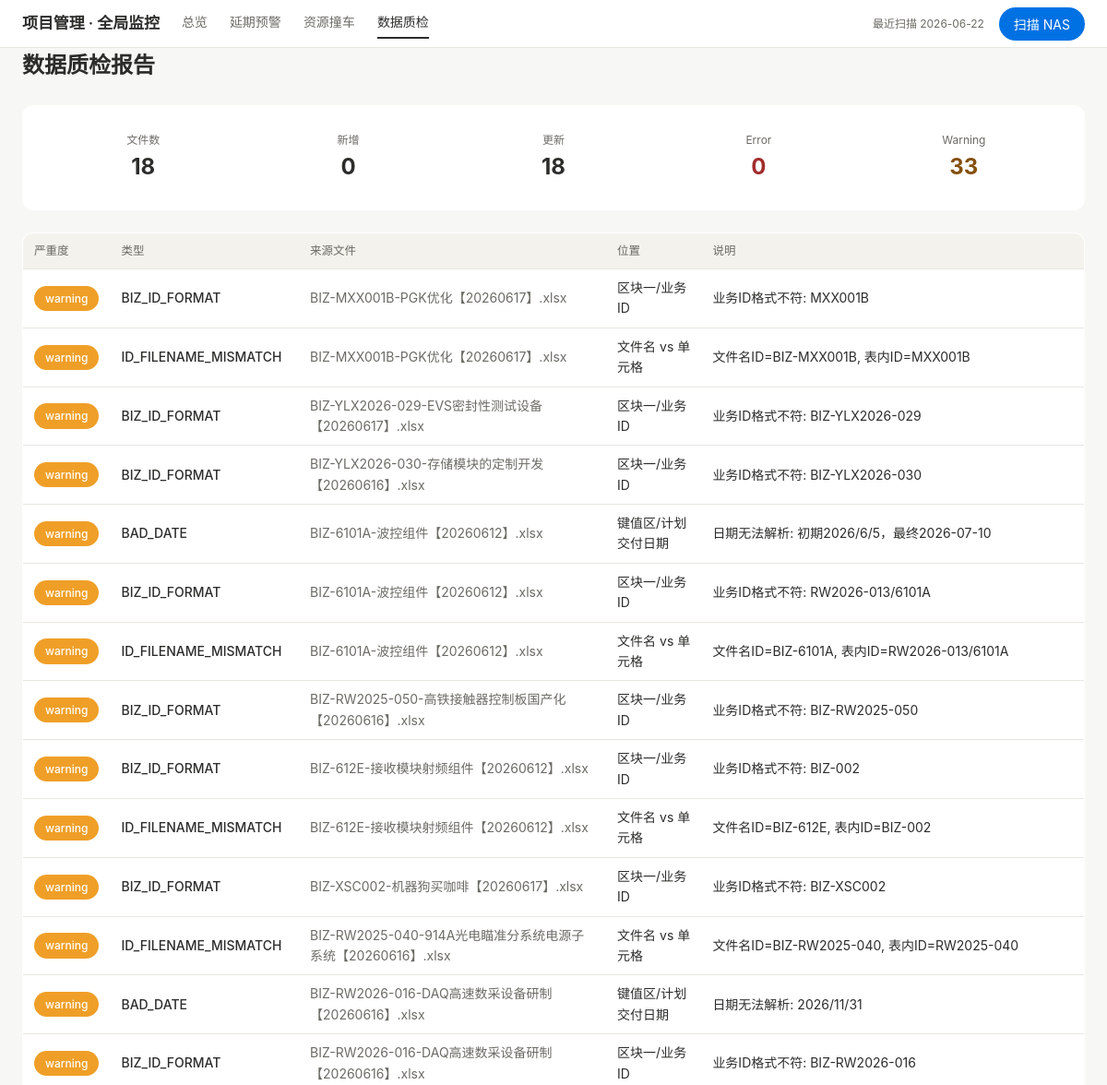
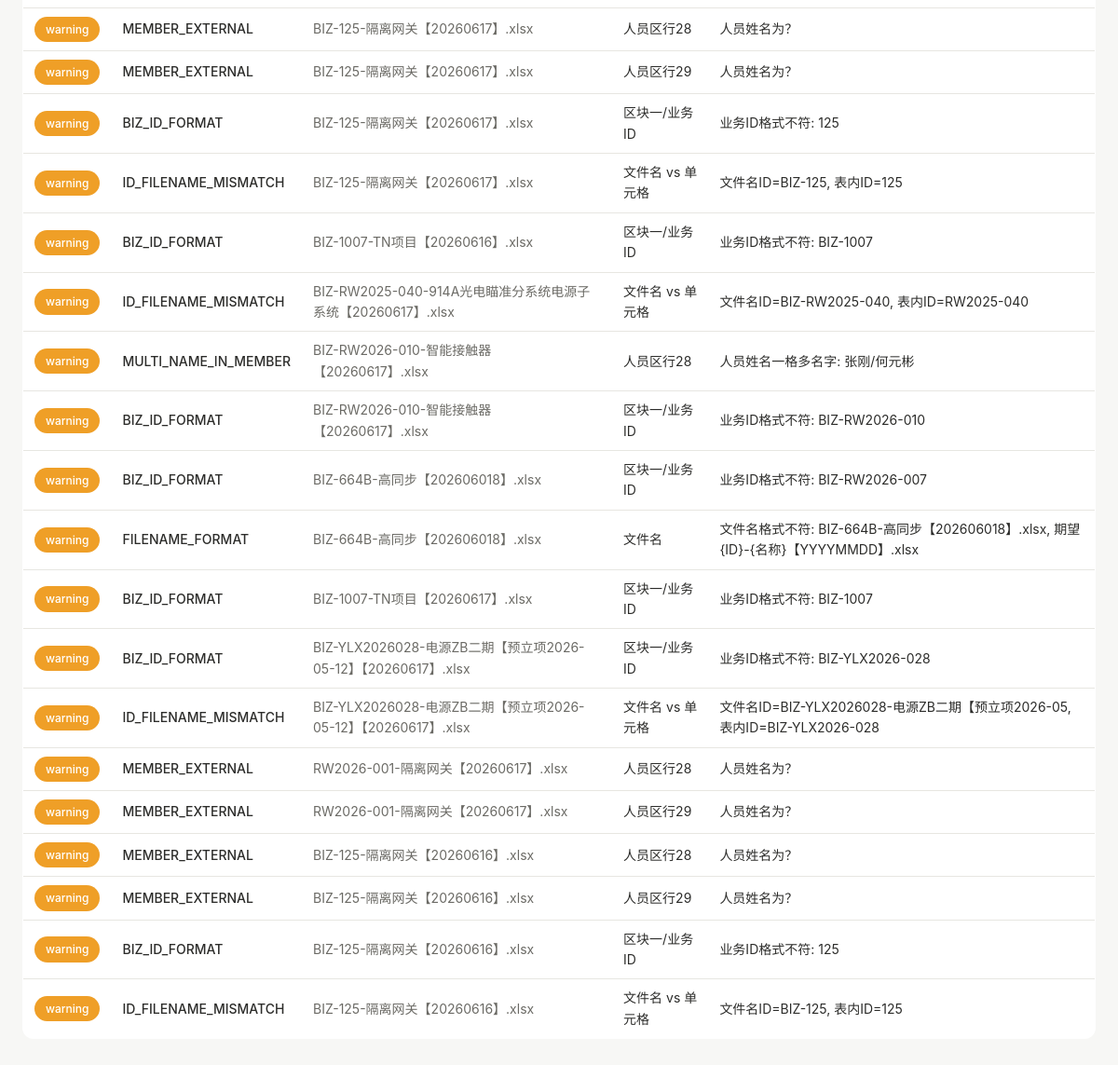
Page /qc on the committed database (2 pictures, top to bottom).
### tables this page shows
CREATE TABLE scan_run (
    run_id      INTEGER PRIMARY KEY AUTOINCREMENT,
    started_at  TEXT,
    finished_at TEXT,
    files_total INTEGER,
    inserted    INTEGER,
    updated     INTEGER,
    skipped     INTEGER,
    qc_errors   INTEGER,
    qc_warnings INTEGER
);

CREATE TABLE qc_issue (
    run_id          INTEGER,
    biz_id          TEXT,
    snap_date       TEXT,
    source_filename TEXT,
    severity        TEXT,
    issue_type      TEXT,
    location        TEXT,
    message         TEXT,
    detected_at     TEXT
);

### app/web/routes.py (the view)
@router.get("/qc", response_class=HTMLResponse)
async def qc_page(request: Request):
    db_path = get_db_path()
    issues = get_qc_issues(db_path, latest_run_only=True)
    scan_run = get_last_scan_run(db_path)
    return _render(request, "qc.html", {
        "issues": issues,
        "scan_run": scan_run,
    })

### app/web/templates/qc.html (shortened to what this page needs)
{% extends "base.html" %}
{% block content %}
<h2 class="page-h2">数据质检报告</h2>
{% if scan_run %}
<div class="card-panel mb-6">
  <div class="stats-grid">
    <div><div class="stat-lab">文件数</div><div class="stat-num">{{ scan_run.files_total }}</div></div>
    <div><div class="stat-lab">新增</div><div class="stat-num">{{ scan_run.inserted }}</div></div>
    <div><div class="stat-lab">更新</div><div class="stat-num">{{ scan_run.updated }}</div></div>
    <div><div class="stat-lab">Error</div><div class="stat-num fg-danger">{{ scan_run.qc_errors }}</div></div>
    <div><div class="stat-lab">Warning</div><div class="stat-num fg-warn">{{ scan_run.qc_warnings }}</div></div>
  </div>
</div>
{% endif %}
{% if not issues %}
<div class="card-empty">本次扫描未发现数据问题</div>
{% else %}
<table class="card w-full">
  <thead class="table-hdr-sm"><tr><th>严重度</th><th>类型</th><th>来源文件</th><th>位置</th><th>说明</th></tr></thead>
  <tbody class="t14">
  {% for i in issues %}
  <tr class="table-row-sm">
    <td><span class="pill {{ 'pill-red' if i.severity=='error' else 'pill-amber' }}">{{ i.severity }}</span></td>
    <td class="td-name">{{ i.issue_type }}</td>
    <td class="fg-2">{{ i.source_filename }}</td>
    <td>{{ i.location or '—' }}</td>
    <td>{{ i.message }}</td>
  </tr>
  {% endfor %}
  </tbody>
</table>
{% endif %}
{% endblock %}

### app/web/templates/base.html (shortened to what this page needs)
<!DOCTYPE html>
<html lang="zh-CN">
<head>
<link rel="stylesheet" href="/static/app.css">
</head>
<body>
<header class="site-header">
  <div class="flex items-center gap-6 flex-1">
    <a href="/" class="header-brand">项目管理 · 全局监控</a>
    <nav class="header-nav">
      <a href="/" class="nav-link {{ 'active' if request.url.path == '/' else '' }}">总览</a>
      <a href="/delay" class="nav-link {{ 'active' if request.url.path == '/delay' else '' }}">延期预警</a>
      <a href="/resource" class="nav-link {{ 'active' if request.url.path == '/resource' else '' }}">资源撞车</a>
      <a href="/qc" class="nav-link {{ 'active' if request.url.path == '/qc' else '' }}">数据质检</a>
    </nav>
  </div>
  <div class="header-meta">
    {% if scan_run %}
    <span>最近扫描 {{ scan_run.get('finished_at','')[:10] }}</span>
    {% endif %}
    <form method="post" action="/scan" class="m-0">
      <button type="submit" class="btn-primary">扫描 NAS</button>
    </form>
  </div>
</header>
<main class="page-main">
{% block content %}{% endblock %}
</main>
</body>
</html>

### app/web/static/app.css (style rules this page uses)
:root { --bg: #f7f7f5; --surface: #ffffff; --line: #e7e6e1; --line2: #d6d5cf; --text: #2c2c2a; --text2: #6b6a65; --text3: #9a988f; --danger: #a32d2d; --danger-bg: #fcebeb; --warn: #854f0b; --warn-bg: #faeeda; --ok: #0f6e56; --ok-bg: #e1f5ee; --green: #1d9e75; --amber: #ef9f27; --gray: #b4b2a9; --blue: #0071e3; --blue-link: #0066cc; --radius: 8px; --radius-lg: 12px; --font: -apple-system, BlinkMacSystemFont, "Segoe UI", "PingFang SC", "Microsoft YaHei", sans-serif; }
*, *::before, *::after { box-sizing: border-box; margin: 0; padding: 0; }
body { font-family: var(--font); font-size: 14px; line-height: 1.6; background: var(--bg); color: var(--text); -webkit-font-smoothing: antialiased; }
a { color: var(--blue-link); text-decoration: none; }
.t14 { font-size: 14px; }
.fg-2 { color: var(--text2); }
.fg-danger { color: var(--danger); }
.fg-warn { color: var(--warn); }
.flex { display: flex; }
.items-center { align-items: center; }
.flex-1 { flex: 1; }
.gap-6 { gap: 24px; }
.m-0 { margin: 0; }
.mb-6 { margin-bottom: 24px; }
.w-full { width: 100%; }
.site-header { position: sticky; top: 0; z-index: 50; background: var(--surface); border-bottom: 1px solid var(--line); height: 52px; display: flex; align-items: center; padding: 0 24px; }
.header-brand { font-size: 17px; font-weight: 600; color: var(--text); text-decoration: none; letter-spacing: -0.006em; }
.header-nav { display: flex; gap: 24px; font-size: 14px; }
.header-meta { display: flex; align-items: center; gap: 16px; font-size: 12px; color: var(--text2); letter-spacing: -0.003em; }
.page-main { max-width: 1200px; margin: 0 auto; padding: 0 24px 32px; }
.nav-link { color: var(--text2); text-decoration: none; padding: 4px 0; border-bottom: 2px solid transparent; transition: border-color 0.1s ease, color 0.1s ease; font-size: 14px; }
.nav-link.active, .nav-link:hover { color: var(--text); border-bottom-color: var(--text); }
.card { background: var(--surface); border: 1px solid var(--line); border-radius: var(--radius-lg); overflow: hidden; }
.card-panel { background: var(--surface); border-radius: var(--radius-lg); padding: 28px; }
table { border-collapse: collapse; width: 100%; }
.table-hdr-sm th { background: #f3f2ec; color: var(--text2); font-size: 12.5px; font-weight: 500; text-align: left; padding: 9px 12px; }
.table-row-sm td { border-top: 1px solid var(--line); padding: 9px 12px; font-size: 14px; }
.td-name { font-weight: 500; }
.pill { display: inline-block; padding: 4px 12px; border-radius: 999px; font-size: 12px; font-weight: 500; color: #fff; }
.pill-amber { background: #ef9f27; }
.stats-grid { display: grid; grid-template-columns: repeat(5, 1fr); gap: 16px; text-align: center; }
.stat-num { font-size: 24px; font-weight: 700; }
.stat-lab { font-size: 12px; color: var(--text2); }
.page-h2 { font-size: 24px; font-weight: 600; margin-bottom: 24px; }
.btn-primary { background: var(--blue); color: #fff; border: none; border-radius: 999px; padding: 8px 16px; font-size: 14px; font-family: var(--font); cursor: pointer; transition: opacity 0.1s ease; }

### rows in the picture
scan_run: finished_at "2026-06-22", files_total "18", inserted "0", updated "18", qc_errors "0", qc_warnings "33"
qc_issue: severity "warning", issue_type "BIZ_ID_FORMAT", source_filename "BIZ-MXX001B-PGK优化【20260617】.xlsx", location "区块一/业务ID", message "业务ID格式不符: MXX001B"
qc_issue: severity "warning", issue_type "ID_FILENAME_MISMATCH", source_filename "BIZ-MXX001B-PGK优化【20260617】.xlsx", location "文件名 vs 单元格", message "文件名ID=BIZ-MXX001B, 表内ID=MXX001B"
qc_issue: severity "warning", issue_type "BIZ_ID_FORMAT", source_filename "BIZ-YLX2026-029-EVS密封性测试设备【20260617】.xlsx", location "区块一/业务ID", message "业务ID格式不符: BIZ-YLX2026-029"
qc_issue: severity "warning", issue_type "BIZ_ID_FORMAT", source_filename "BIZ-YLX2026-030-存储模块的定制开发【20260616】.xlsx", location "区块一/业务ID", message "业务ID格式不符: BIZ-YLX2026-030"
qc_issue: severity "warning", issue_type "BAD_DATE", source_filename "BIZ-6101A-波控组件【20260612】.xlsx", location "键值区/计划交付日期", message "日期无法解析: 初期2026/6/5，最终2026-07-10"
qc_issue: severity "warning", issue_type "BIZ_ID_FORMAT", source_filename "BIZ-6101A-波控组件【20260612】.xlsx", location "区块一/业务ID", message "业务ID格式不符: RW2026-013/6101A"
qc_issue: severity "warning", issue_type "ID_FILENAME_MISMATCH", source_filename "BIZ-6101A-波控组件【20260612】.xlsx", location "文件名 vs 单元格", message "文件名ID=BIZ-6101A, 表内ID=RW2026-013/6101A"
qc_issue: severity "warning", issue_type "BIZ_ID_FORMAT", source_filename "BIZ-RW2025-050-高铁接触器控制板国产化【20260616】.xlsx", location "区块一/业务ID", message "业务ID格式不符: BIZ-RW2025-050"
qc_issue: severity "warning", issue_type "BIZ_ID_FORMAT", source_filename "BIZ-612E-接收模块射频组件【20260612】.xlsx", location "区块一/业务ID", message "业务ID格式不符: BIZ-002"
qc_issue: severity "warning", issue_type "ID_FILENAME_MISMATCH", source_filename "BIZ-612E-接收模块射频组件【20260612】.xlsx", location "文件名 vs 单元格", message "文件名ID=BIZ-612E, 表内ID=BIZ-002"
qc_issue: severity "warning", issue_type "BIZ_ID_FORMAT", source_filename "BIZ-XSC002-机器狗买咖啡【20260617】.xlsx", location "区块一/业务ID", message "业务ID格式不符: BIZ-XSC002"
qc_issue: severity "warning", issue_type "ID_FILENAME_MISMATCH", source_filename "BIZ-RW2025-040-914A光电瞄准分系统电源子系统【20260616】.xlsx", location "文件名 vs 单元格", message "文件名ID=BIZ-RW2025-040, 表内ID=RW2025-040"
qc_issue: severity "warning", issue_type "BAD_DATE", source_filename "BIZ-RW2026-016-DAQ高速数采设备研制【20260616】.xlsx", location "键值区/计划交付日期", message "日期无法解析: 2026/11/31"
qc_issue: severity "warning", issue_type "BIZ_ID_FORMAT", source_filename "BIZ-RW2026-016-DAQ高速数采设备研制【20260616】.xlsx", location "区块一/业务ID", message "业务ID格式不符: BIZ-RW2026-016"
qc_issue: severity "warning", issue_type "MEMBER_EXTERNAL", source_filename "BIZ-125-隔离网关【20260617】.xlsx", location "人员区行28", message "人员姓名为？"
qc_issue: severity "warning", issue_type "MEMBER_EXTERNAL", source_filename "BIZ-125-隔离网关【20260617】.xlsx", location "人员区行29", message "人员姓名为？"
qc_issue: severity "warning", issue_type "BIZ_ID_FORMAT", source_filename "BIZ-125-隔离网关【20260617】.xlsx", location "区块一/业务ID", message "业务ID格式不符: 125"
qc_issue: severity "warning", issue_type "ID_FILENAME_MISMATCH", source_filename "BIZ-125-隔离网关【20260617】.xlsx", location "文件名 vs 单元格", message "文件名ID=BIZ-125, 表内ID=125"
qc_issue: severity "warning", issue_type "BIZ_ID_FORMAT", source_filename "BIZ-1007-TN项目【20260616】.xlsx", location "区块一/业务ID", message "业务ID格式不符: BIZ-1007"
qc_issue: severity "warning", issue_type "ID_FILENAME_MISMATCH", source_filename "BIZ-RW2025-040-914A光电瞄准分系统电源子系统【20260617】.xlsx", location "文件名 vs 单元格", message "文件名ID=BIZ-RW2025-040, 表内ID=RW2025-040"
qc_issue: severity "warning", issue_type "MULTI_NAME_IN_MEMBER", source_filename "BIZ-RW2026-010-智能接触器【20260617】.xlsx", location "人员区行28", message "人员姓名一格多名字: 张刚/何元彬"
qc_issue: severity "warning", issue_type "BIZ_ID_FORMAT", source_filename "BIZ-RW2026-010-智能接触器【20260617】.xlsx", location "区块一/业务ID", message "业务ID格式不符: BIZ-RW2026-010"
qc_issue: severity "warning", issue_type "BIZ_ID_FORMAT", source_filename "BIZ-664B-高同步【202606018】.xlsx", location "区块一/业务ID", message "业务ID格式不符: BIZ-RW2026-007"
qc_issue: severity "warning", issue_type "FILENAME_FORMAT", source_filename "BIZ-664B-高同步【202606018】.xlsx", location "文件名", message "文件名格式不符: BIZ-664B-高同步【202606018】.xlsx, 期望 {ID}-{名称}【YYYYMMDD】.xlsx"
qc_issue: severity "warning", issue_type "BIZ_ID_FORMAT", source_filename "BIZ-1007-TN项目【20260617】.xlsx", location "区块一/业务ID", message "业务ID格式不符: BIZ-1007"
qc_issue: severity "warning", issue_type "BIZ_ID_FORMAT", source_filename "BIZ-YLX2026028-电源ZB二期【预立项2026-05-12】【20260617】.xlsx", location "区块一/业务ID", message "业务ID格式不符: BIZ-YLX2026-028"
qc_issue: severity "warning", issue_type "ID_FILENAME_MISMATCH", source_filename "BIZ-YLX2026028-电源ZB二期【预立项2026-05-12】【20260617】.xlsx", location "文件名 vs 单元格", message "文件名ID=BIZ-YLX2026028-电源ZB二期【预立项2026-05, 表内ID=BIZ-YLX2026-028"
qc_issue: severity "warning", issue_type "MEMBER_EXTERNAL", source_filename "RW2026-001-隔离网关【20260617】.xlsx", location "人员区行28", message "人员姓名为？"
qc_issue: severity "warning", issue_type "MEMBER_EXTERNAL", source_filename "RW2026-001-隔离网关【20260617】.xlsx", location "人员区行29", message "人员姓名为？"
qc_issue: severity "warning", issue_type "MEMBER_EXTERNAL", source_filename "BIZ-125-隔离网关【20260616】.xlsx", location "人员区行28", message "人员姓名为？"
qc_issue: severity "warning", issue_type "MEMBER_EXTERNAL", source_filename "BIZ-125-隔离网关【20260616】.xlsx", location "人员区行29", message "人员姓名为？"
qc_issue: severity "warning", issue_type "BIZ_ID_FORMAT", source_filename "BIZ-125-隔离网关【20260616】.xlsx", location "区块一/业务ID", message "业务ID格式不符: 125"
qc_issue: severity "warning", issue_type "ID_FILENAME_MISMATCH", source_filename "BIZ-125-隔离网关【20260616】.xlsx", location "文件名 vs 单元格", message "文件名ID=BIZ-125, 表内ID=125"
